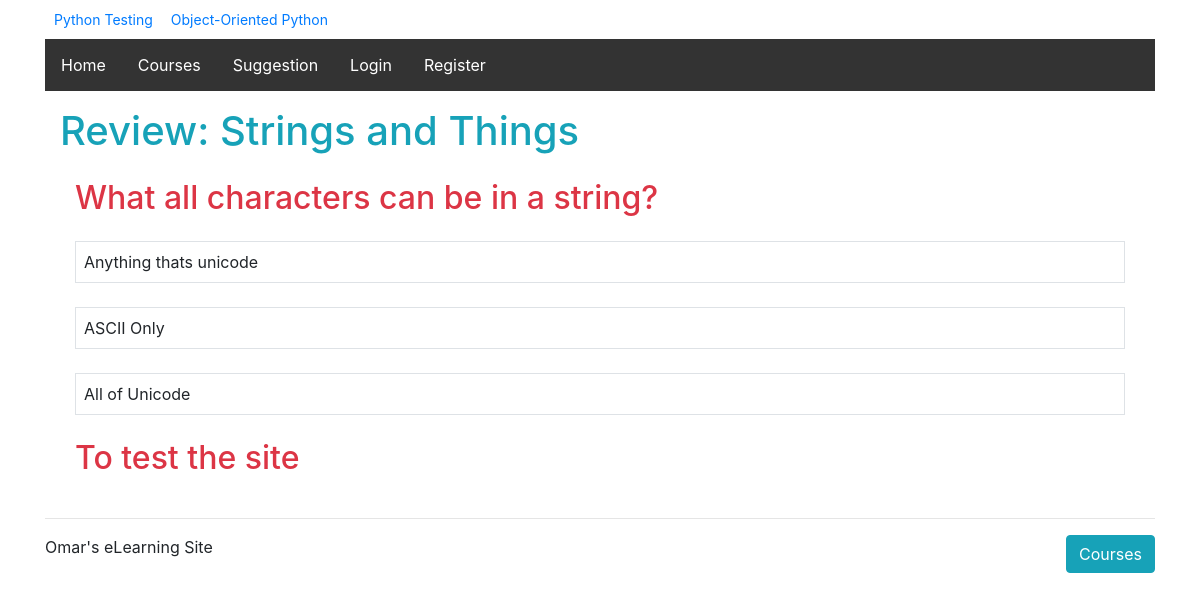
The page /courses/1/q1/ on the database as committed earlier.
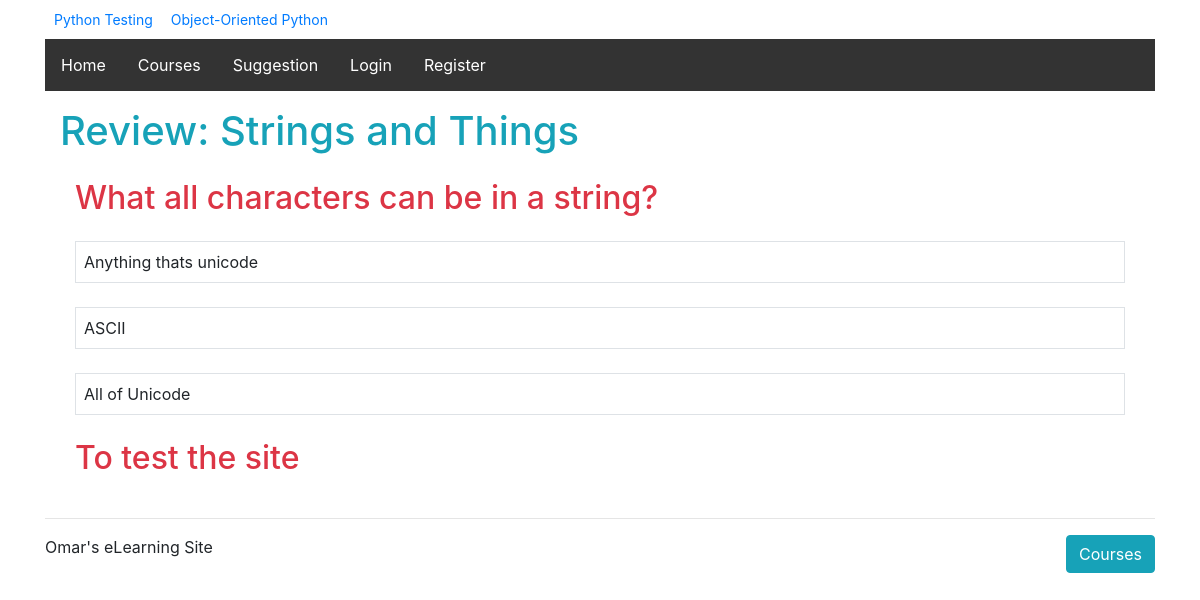
The same page on the database as committed later.
### courses/models.py (models this page shows, shortened)
class Course(models.Model):
    created_at = models.DateTimeField(auto_now_add=True)
    title = models.CharField(max_length=255)
    description = models.TextField()
    def __str__(self):
        return self.title

class Step(models.Model):
    title = models.CharField(max_length=255)
    description = models.TextField()
    order = models.IntegerField(default=0)
    course = models.ForeignKey(Course, on_delete=models.CASCADE)
    class Meta:
        abstract = True
        ordering = ['order',]

class Quiz(Step):
    total_questions = models.IntegerField(default=4)
    class Meta:
        verbose_name_plural = "Quizzes"

class Question(models.Model):
    quiz = models.ForeignKey(Quiz, on_delete=models.CASCADE)
    order = models.IntegerField(default=0)
    prompt = models.TextField()
    class Meta:
        ordering = ['order',]

class Answer(models.Model):
    question = models.ForeignKey(Question, on_delete=models.CASCADE)
    order = models.IntegerField(default=0)
    text = models.CharField(max_length=255)
    correct = models.BooleanField(default=False)
    class Meta:
        ordering = ['order',]

### courses/views.py (the view)
# urls.py: url(r'(?P<course_pk>\d+)/q(?P<step_pk>\d+)/$', views.quiz_detail, name='quiz_detail'),
def quiz_detail(request, course_pk, step_pk):
    step = get_object_or_404(models.Quiz, course_id=course_pk, pk=step_pk)
    return render(request, 'courses/quiz_detail.html', {'step':step})

### courses/templatetags/course_extras.py (called while the page is built)
@register.simple_tag
def newest_course():
    return Course.objects.latest('created_at')

@register.inclusion_tag('courses/course_nav.html')
def nav_courses_list():
    courses = Course.objects.all()
    return {'courses':courses}

### courses/templates/courses/quiz_detail.html (shortened to what this page needs)
{% extends "layout.html" %}
{% load course_extras %}
{% block content %}
  <div class="columns container">
    <article>
        <h1 class="mb-4 text-info">{{step.title}}</h1>
        <ul class="no-bullet">
          {% for question in step.question_set.all %}
            <li class="col bg-white">
              <h2 class="mb-4 text-danger">{{ question.prompt }}</h2>
                {% for answer in question.answer_set.all %}
                  <div class="callout border border-muted p-2">
                    {{ answer.text }}
                  </div>
                  <br>
                {% endfor %}
            </li>
          {% endfor %}
        </ul>
    </article>
  </div>
{% endblock %}

### templates/layout.html (shortened to what this page needs)
{% load static %}
{%  load course_extras %}
<!DOCTYPE html>
<html lang="en">
<head>
    <link rel="stylesheet" href="https://maxcdn.bootstrapcdn.com/bootstrap/4.0.0/css/bootstrap.min.css">
    <link rel="stylesheet" href="{% static 'css/layout.css' %}">
</head>
<body>
    <div class="container mt-1">
      <div>{% nav_courses_list %}</div>
    <ul>
        <li><a href="{% url 'home' %}">Home</a></li>
        <li><a href="{% url 'course_list' %}">Courses</a></li>
        <li><a href="{% url 'suggestion' %}">Suggestion</a></li>
        <li><a href="{% url 'login' %}">Login</a></li>
        <li><a href="{% url 'register' %}">Register</a></li>
    </ul>
        {% block content %}{% endblock %}
        <hr>
    <div class="row mb-4">
        <div class="col-6">
            <p>Omar's eLearning Site</p>
        </div>
        <div class="col-6">
            <a class="btn btn-info float-right" href="{% url 'course_list' %}">Courses</a>
        </div>
    </div>
    </div>
</body>
</html>

### courses/templates/courses/course_nav.html (shortened to what this page needs)
<link rel="stylesheet" href="https://maxcdn.bootstrapcdn.com/bootstrap/4.0.0/css/bootstrap.min.css">
<div class="container mb-1 row">
{% for course in courses %}
    <div><a class="btn btn-sm" href="{% url 'course_detail' pk=course.pk %}">{{ course.title }}</a></div>
{% endfor %}
</div>

### assets/css/layout.css (style rules this page uses)
ul { list-style-type: none; margin: 0; padding: 0; overflow: hidden; background-color: #333; }
li { float: left; }
li a { display: inline-block; color: white; text-align: center; padding: 14px 16px; text-decoration: none; }

Rows that differ between the two databases and show on the page:
changed Answer: text "ASCII Only" → "ASCII"
